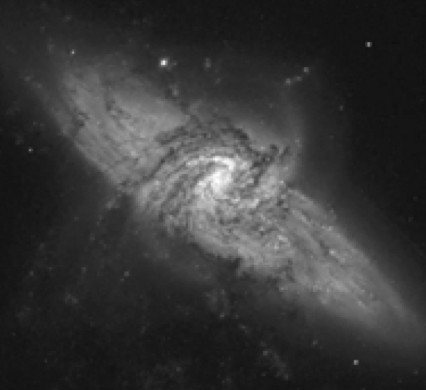
%> input picture Lab_3/galaxy.tiff, 426 x 390 px
$ octave Lab3.m   (GNU Octave 9; MATLAB toolbox functions it lacks are replaced by stand-ins)
%> lines starting %> are read from the running program, lines starting %| are printed output that depends on the picture; in (x1, y1, x2, y2) boxes, pixels count from 0 and x2, y2 are one past the last pixel; in counts of white or black regions, pixels touching at a corner belong together; the program's own positions count from 1
%===================================================================
clc
clearvars
close all
% ===================================================================
%Q1
%====================================================================
img = imread('galaxy.tiff');
im=img(:, : ,1:3);
%size(im);
im2grey=  rgb2gray(im);
Rob = edge(im2grey,'Roberts');
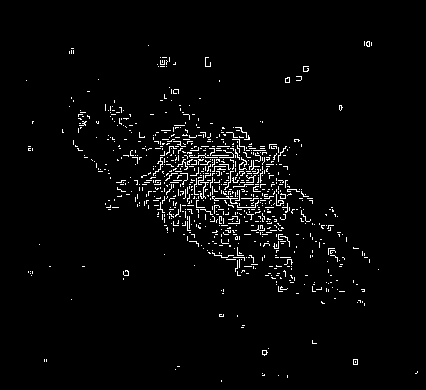
%> Rob: size 390x426 logical; 2.8% white in thin lines or dots, all inside (x1, y1, x2, y2) = (26, 41, 418, 382)
subplot(321)
imshow(Rob);
title('Robert');
subplot(322)
Sobel = edge(im2grey,'sobel');
%> Sobel: size 390x426 logical; 2.7% white in thin lines or dots, all inside (x1, y1, x2, y2) = (17, 42, 418, 383)
imshow(Sobel)
title('Sobel');
%--------------------------------------
[Gmag, Gdir] = imgradient(im2grey,'prewitt');
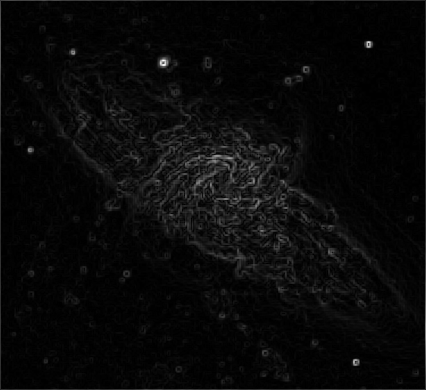
%> Gmag: size 390x426 double; min 0, max 344.4, mean 13; drawn with min black and max white
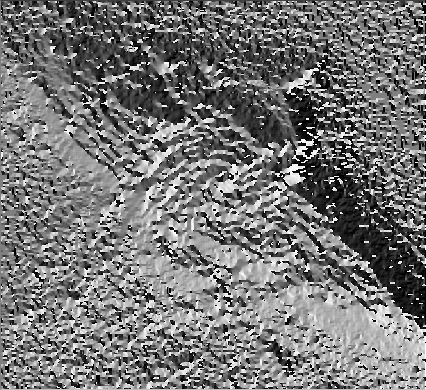
%> Gdir: size 390x426 double; min -180, max 179.7, mean -13.1; drawn with min black and max white
subplot(323)
imshowpair(Gmag, Gdir, 'montage');
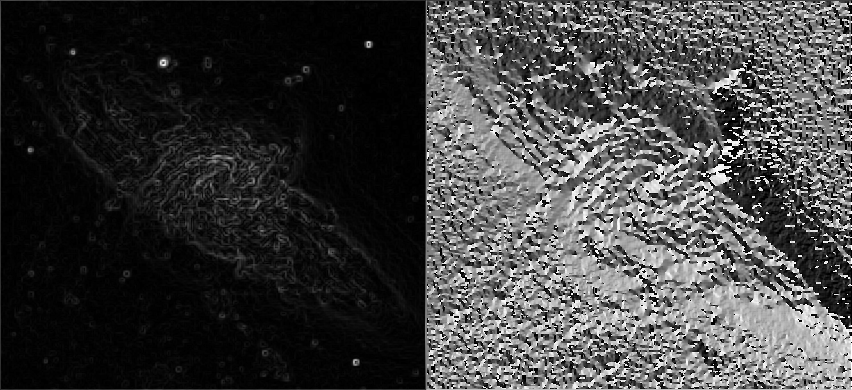
%> displayed picture: size 390x852, on the screen's scale of 0 to 255; min 0, max 255, mean 64
title('Gradient Magnitude,using Prewitt method');
% ---------------------------------------
% LAPLACIAN

kernel = [
    0 -1 0 ;
    -1 4 -1 ;
    0 -1 0 ];
Laplacian =imfilter(im2grey,kernel);
subplot(324)
imshow(Laplacian> 8 ,[])
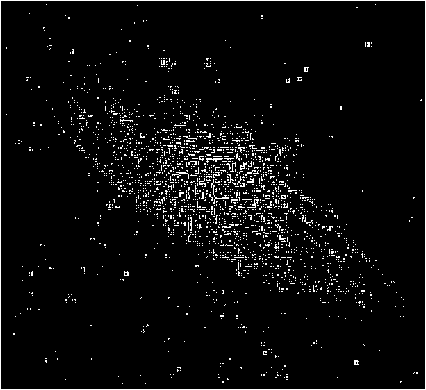
%> displayed picture: size 390x426, on the screen's scale of 0 to 255; 4.2% white in thin lines or dots

title('Laplacian');
% %===============================================================
%Q2
% figure
G = imnoise(im2grey,'gaussian') ;
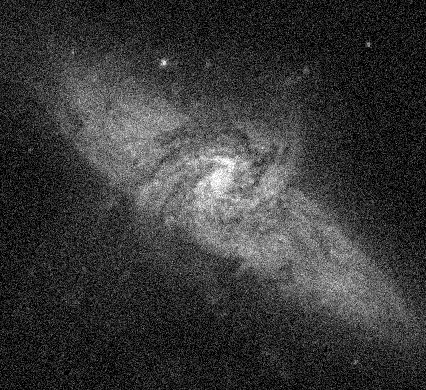
%> G: size 390x426 uint8; min 0, max 255, mean 56.2
subplot(325)
imshow(G)
title('gussian')
I2 = im2double(G);
Ig = (1/9).*[1,1,1;
            1,1,1;
            1,1,1];
lp=conv2(I2,Ig,'same');
subplot(326)
imshow(lp);
title('Low pass filter')
% %-----------------------
[peaksnr, snr] = psnr(G, im2grey);
%> peaksnr = 20.59; snr = 9.03
[peaksnr1, snr1] = psnr(uint8(lp), im2grey);
%> peaksnr1 = 11.58; snr1 = 0.0197
fprintf('\n The Peak-SNR value is : %0.2f', peaksnr);
%|  The Peak-SNR value is : 20.59
fprintf('\n The Peak-SNR value after applying Low pass filter is :%0.2f', peaksnr1)
%|  The Peak-SNR value after applying Low pass filter is :11.58
%-------------------------
%%
h=fspecial('laplacian',1);
Xp=imfilter(im,h);
figure
imshow(Xp)
imshow(Xp+im)
lg2 = [
    0 -1 0 ;
    -1 4 -1 ;
    0 -1 0 ];
hp = conv2(im2grey,lg2,'same');
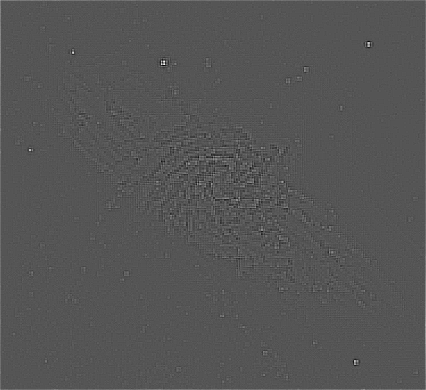
%> hp: size 390x426 double; min -71, max 141, mean 0.2; drawn with min black and max white
% [5 lines of commented-out code are left out]
title('High pass filter')

%=================================================================
% %Q3
figure
%> (the run ends here)
